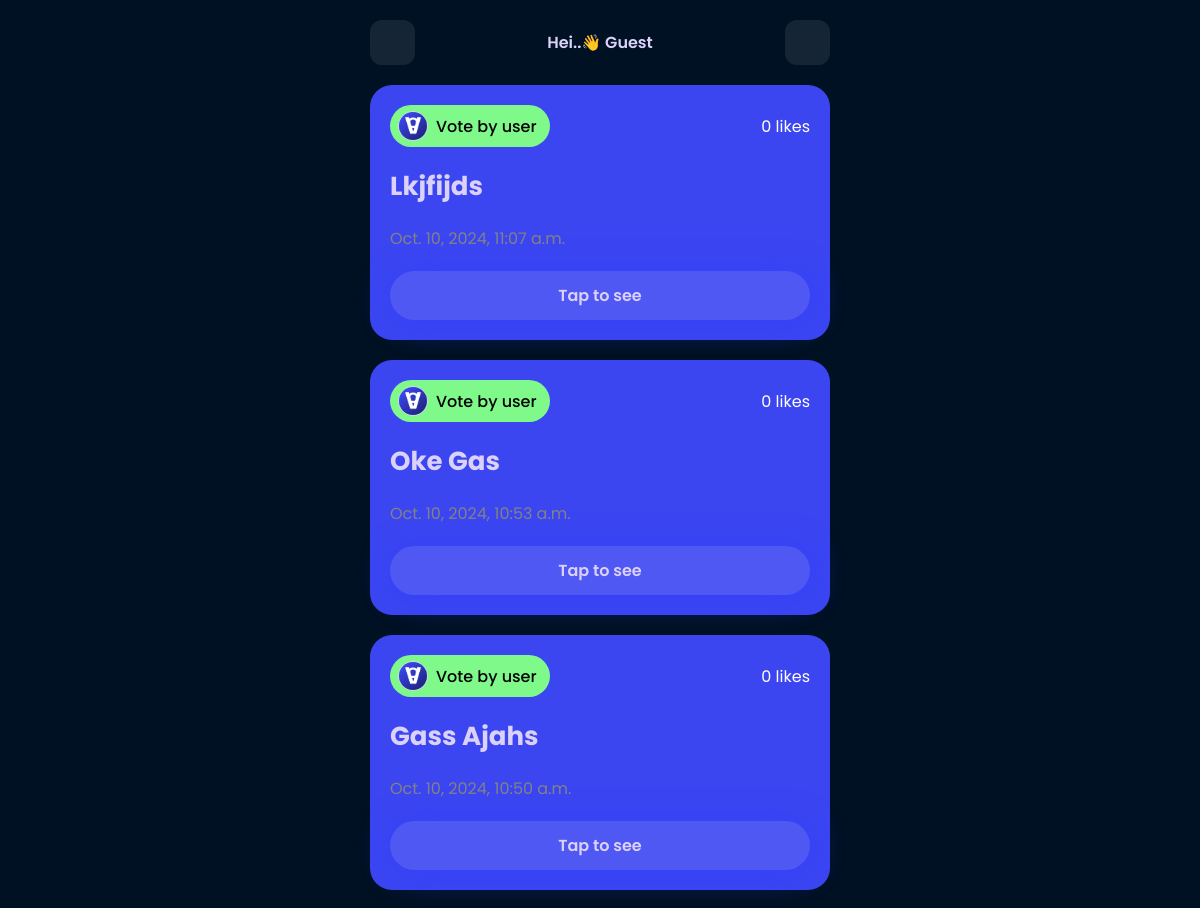
Page /vote/ (upper part) on the earlier database version.
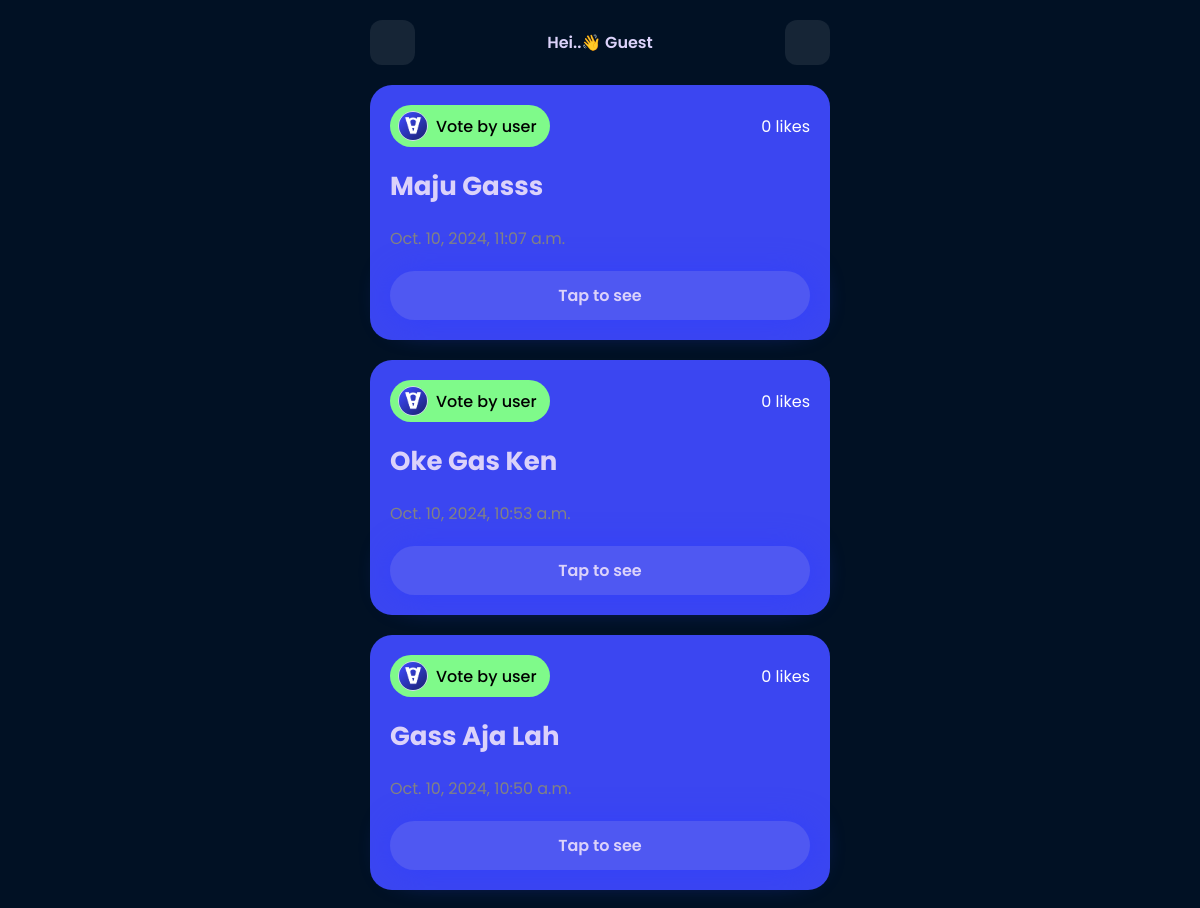
Same page on the later database version.
### vote_app/models.py (models this page shows, shortened)
class Vote(models.Model):
    title = models.CharField(max_length=200)
    description = models.TextField()
    key = models.CharField(max_length=100, unique=True)
    created = models.DateTimeField(auto_now_add=True)
    likes = models.ManyToManyField(User, related_name='liked_votes', blank=True, default=0)
    deadline = models.DateTimeField(null=True, blank=True)  # Batas waktu opsional
    created_by = models.ForeignKey(User, on_delete=models.CASCADE, related_name='votes_created')  # Tambahkan field ini
    def total_likes(self):
        return self.likes.count()

### vote_app/views.py (the view)
# urls.py: path('vote/', views.vote_list, name='vote_list'),
@csrf_exempt
def vote_list(request):
    votes = Vote.objects.all().order_by('-id')
    return render(request, 'vote_list.html', {'votes': votes})

### templates/vote_list.html (shortened to what this page needs)
{% load static %}
<!DOCTYPE html>
<html lang="en">
<head>
</head>
<body>
    <div class="container">
      <div class="top">
        <a href="#" id="icon-container"><ion-icon name="key-outline" id="icon"></ion-icon></a>
        <p>Hei..👋 {% if user.is_authenticated %}{{ user.username }}{% else %}Guest{% endif %}</p>
        <a href="{% url 'create_vote' %}"><ion-icon name="add-circle" id="icon"></ion-icon></a>
      </div>
      <div class="vote">
        {% if votes %}
            {% for vote in votes %}
                <div class="card">
                    <div class="item-top">
                        <div class="top-user">
                            <div class="user">
                                <img src="{% static 'img/icon.png' %}" alt="" style="width: 30px; height: 30px;">
                                <span style="margin-right: 5px; font-weight: 500;">Vote by {{vote.created_by}}</span>
                            </div>
                            <div class="" style="display: flex; flex-direction: row; justify-content: end; gap: 4px;">
                            <span style="color: white;">{{ vote.total_likes }} likes</span>
                            </div>
                        </div>
                    </div>
                    <div class="item-bottom">
                        <div class="bottom-user">
                            <h3 style="text-transform: capitalize;">{{ vote.title }}</h3>
                            <span>{{ vote.created }}</span>
                        </div>
                        <a href="{% url 'access_vote' vote.id %}" class="btn-tap">Tap to see</a>
                    </div>
                </div>
            {% endfor %}
        {% else %}
            <div style="margin: 50px auto; background-color: #4f57f24b; padding: 20px; border-radius: 22px; text-align: center;">
                <span style="font-size: 100px;">😥</span>
                <p style="font-size: 20px; color: white;">Data vote belum ada!</p>
            </div>
        {% endif %}
      </div>
    </div>
  </body>
</html>

Differences in the rows shown:
changed Vote: title "Lkjfijds" → "Maju Gasss"
changed Vote: title "Oke Gas" → "Oke Gas Ken"
changed Vote: title "Gass Ajahs" → "Gass Aja Lah"
